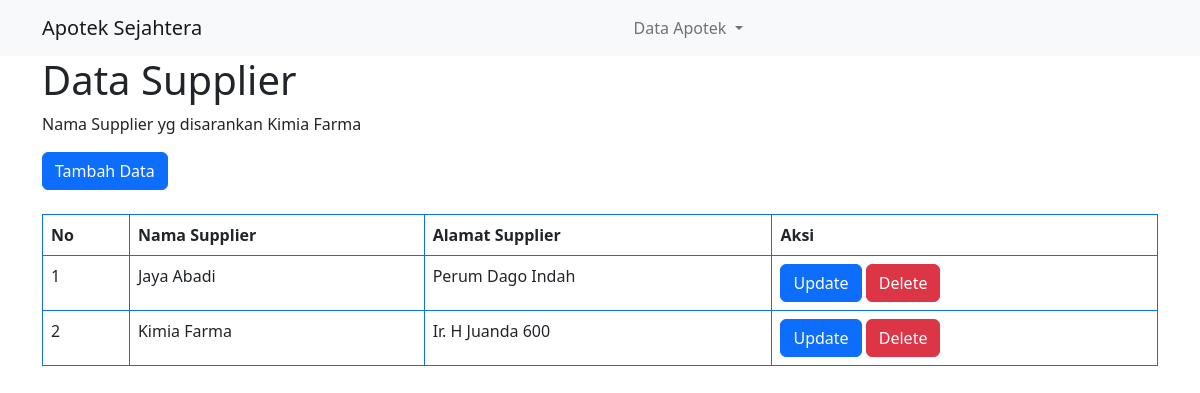
The page /tampil_supplier.php on the database its author committed.
### tables this page shows
CREATE TABLE IF NOT EXISTS `supplier` (
  `kodeSupplier` int NOT NULL AUTO_INCREMENT,
  `namaSupplier` varchar(64) NOT NULL,
  `AlamatSupplier` varchar(100) NOT NULL,
  PRIMARY KEY (`kodeSupplier`)
);

### SupplierPool.php (called while the page is built, shortened)
<?php
class SupplierPool
{
    private $supplierSibuk = [];
    private $supplierFree = [];
    private $names = ['Kimia Farma', 'Maju Jaya Indonesia', 'Tresno Joyo'];
    private $alamat = ['Jl. Raya Cikarang', 'Jl. Raya Bandung', 'Jl. Raya Jakarta'];
    public function getSupplier()
    {
        if (count($this->supplierFree) == 0) {
            $kodeSupplier = count($this->supplierSibuk) + count($this->supplierFree) + 1;
            $randomName = array_rand($this->names, 1);
            $randAlamat = array_rand($this->alamat, 1);
            $supplier = new SupplierEntity($kodeSupplier, $this->names[$randomName], $this->alamat[$randAlamat]);
        } else
            $supplier = array_pop($this->supplierFree);
        $this->supplierSibuk[$supplier->getkodeSupplier()] = $supplier;
        return $supplier;
    }
}

### SupplierEntity.php (called while the page is built, shortened)
<?php
class SupplierEntity
{
    private $kodeSupplier;
    private $namaSupplier;
    public function __construct($kodeSupplier, $namaSupplier, $alamatSupplier)
    {
        $this->kodeSupplier = $kodeSupplier;
        $this->namaSupplier = $namaSupplier;
    }
    public function getkodeSupplier()
    {
        return $this->kodeSupplier;
    }
    public function getnamaSupplier()
    {
        return $this->namaSupplier;
    }
}

### Database.php (called while the page is built, shortened)
<?php
class Database
{
	private $host = "localhost";
	private $user = "root";
	private $password = "";
	private $db = "apotek";
	protected $koneksi;
	public function __construct()
	{
		$this->koneksi = new mysqli($this->host, $this->user, $this->password, $this->db);
		return $this->koneksi;
	}
	public function tampil_data_supplier()
	{
		$data = mysqli_query($this->koneksi, "select * from supplier");
		while ($row = mysqli_fetch_array($data)) {
			$hasil[] = $row;
		}
		return $hasil;
	}
}

### tampil_Supplier.php (the view, shortened to what this page needs)
<?php
include_once 'SupplierEntity.php';
include_once 'SupplierPool.php';
include('Database.php');
$db = new Database();
$data_supplier = $db->tampil_data_supplier();
$pool = new SupplierPool();
$worker1 = $pool->getSupplier();
?>
<!doctype html>
<html lang="en">
<head>
    <link href="https://cdn.jsdelivr.net/npm/bootstrap@5.2.0/dist/css/bootstrap.min.css" rel="stylesheet">
</head>
<body>
    <nav class="navbar navbar-expand-lg bg-light">
        <div class="container">
            <a class="navbar-brand" href="#">Apotek Sejahtera</a>
            <div class="collapse navbar-collapse" id="navbarSupportedContent">
                <ul class="navbar-nav me-auto mb-2 mb-lg-0 ms-auto">
                    <li class="nav-item dropdown">
                        <a class="nav-link dropdown-toggle" href="#" role="button" data-bs-toggle="dropdown" aria-expanded="false">
                            Data Apotek
                        </a>
                    </li>
                </ul>
            </div>
        </div>
    </nav>
    <div class="container">
        <h1>Data Supplier</h1>
        <p>Nama Supplier yg disarankan <?php echo $worker1->getnamaSupplier(); ?></p>
        <button type="button" class="btn btn-primary mb-4" data-bs-toggle="modal" data-bs-target="#exampleModal">
            Tambah Data
        </button>
        <table class="table table-bordered border-primary">
            <thead>
                <tr>
                    <th>No</th>
                    <th>Nama Supplier</th>
                    <th>Alamat Supplier</th>
                    <th>Aksi</th>
                </tr>
            </thead>
            <tbody>
                <?php
                $no = 1;
                foreach ($data_supplier as $row) {
                ?>
                    <tr>
                        <td><?= $no++; ?></td>
                        <td><?= $row["namaSupplier"] ?></td>
                        <td><?= $row["AlamatSupplier"] ?></td>
                        <td>
                            <a href="edit_supplier.php?id=<?php echo $row['kodeSupplier']; ?>" class="btn btn-primary">Update</a>
                            <a href="proses_supplier.php?action=delete&id=<?php echo $row['kodeSupplier']; ?>" class="btn btn-danger" onclick="confirm('Are You Sure ?')">Delete</a>
                        </td>
                    </tr>
                <?php } ?>
            </tbody>
        </table>
    </div>
</body>
</html>

### rows shown on the page
supplier: namaSupplier "Jaya Abadi", AlamatSupplier "Perum Dago Indah"
supplier: namaSupplier "Kimia Farma", AlamatSupplier "Ir. H Juanda 600"

### other values the page prints
$worker1->getnamaSupplier() "Kimia Farma"
